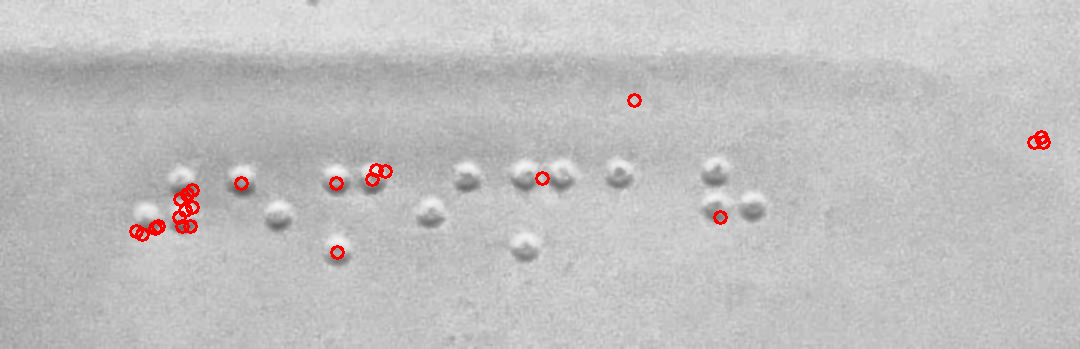
#> input picture vision-python-service/debug/debug_detections.png, 1080 x 349 px
$ python -i preprocess.py   (imports and definitions only)
#> lines starting #> are read from the running program, lines starting #| are printed output that depends on the picture; after the words box and inside, x2 and y2 are one past the last pixel; in counts of white or black regions, pixels touching at a corner belong together
from __future__ import annotations

from typing import Any, Dict, Optional, Tuple

import cv2
import numpy as np


def preprocess_for_braille(arr_rgb: np.ndarray) -> np.ndarray:
    # RGB -> Gray
    gray = cv2.cvtColor(arr_rgb, cv2.COLOR_RGB2GRAY)

    # Contrast normalization
    clahe = cv2.createCLAHE(clipLimit=2.5, tileGridSize=(8, 8))
    norm = clahe.apply(gray)
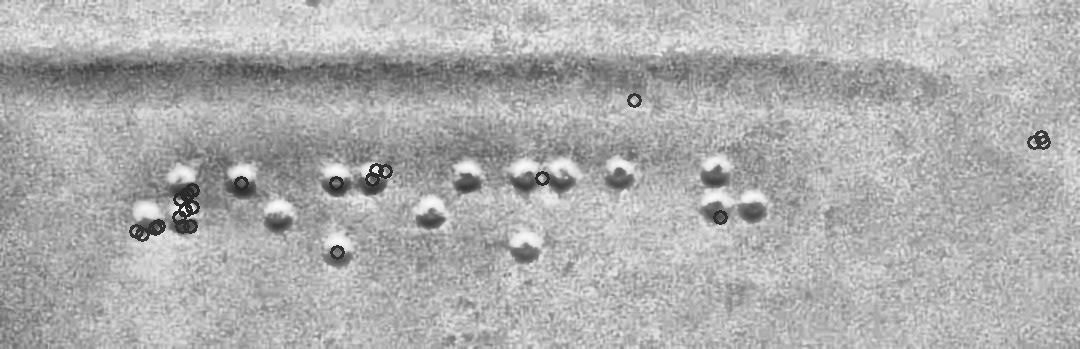
#> norm: shape (349, 1080); min 40, max 250, mean 173.4

    # Unsharp mask
    blur = cv2.GaussianBlur(norm, (0, 0), sigmaX=1.2, sigmaY=1.2)
    sharp = cv2.addWeighted(norm, 1.8, blur, -0.8, 0)

    # Mild denoise
    sharp = cv2.bilateralFilter(sharp, d=5, sigmaColor=50, sigmaSpace=50)

    # Back to RGB
    return cv2.cvtColor(sharp, cv2.COLOR_GRAY2RGB)


def estimate_skew_angle(arr_rgb: np.ndarray, max_abs_angle: float = 4.0) -> float:
    gray = cv2.cvtColor(arr_rgb, cv2.COLOR_RGB2GRAY)
    blur = cv2.GaussianBlur(gray, (5, 5), 0)

    # Use horizontal-like line evidence from embossed rows.
    edges = cv2.Canny(blur, 40, 120)
    min_len = max(120, int(gray.shape[1] * 0.28))
    lines = cv2.HoughLinesP(
        edges,
        rho=1,
        theta=np.pi / 180.0,
        threshold=60,
        minLineLength=min_len,
        maxLineGap=28,
    )

    if lines is None or len(lines) == 0:
        return 0.0

    angles = []
    for line in lines:
        x1, y1, x2, y2 = line[0]
        dx = float(x2 - x1)
        dy = float(y2 - y1)
        if abs(dx) < 1.0:
            continue
        angle = float(np.degrees(np.arctan2(dy, dx)))
        if -15.0 <= angle <= 15.0:
            angles.append(angle)

    if not angles:
        return 0.0

    skew = float(np.median(np.array(angles, dtype=np.float32)))
    if abs(skew) > max_abs_angle:
        return 0.0
    return skew


# [16 lines left out: function rotate_image, not called in this run]


def rectify_perspective(arr_rgb: np.ndarray) -> Tuple[Optional[np.ndarray], Optional[np.ndarray]]:
    h, w = arr_rgb.shape[:2]
#> h = 349; w = 1080
    if h <= 0 or w <= 0:
        return None, None

    corners = _find_document_corners(arr_rgb)
    if corners is None:
        return None, None

    margin = max(8, int(min(h, w) * 0.03))
    dst = np.array(
        [
            [margin, margin],
            [w - margin - 1, margin],
            [w - margin - 1, h - margin - 1],
            [margin, h - margin - 1],
        ],
        dtype=np.float32,
    )
    src = _order_points_clockwise(corners)
    forward = cv2.getPerspectiveTransform(src, dst)
    inverse = cv2.getPerspectiveTransform(dst, src)

    warped = cv2.warpPerspective(
        arr_rgb,
        forward,
        (w, h),
        flags=cv2.INTER_LINEAR,
        borderMode=cv2.BORDER_REPLICATE,
    )
    return warped, inverse.astype(np.float32)


def build_detection_variants(arr_rgb: np.ndarray) -> list[Dict[str, Any]]:
    variants: list[Dict[str, Any]] = []
    variants.append(_variant("original", arr_rgb))
    variants.append(_variant("enhanced", preprocess_for_braille(arr_rgb)))

    rectified, rectified_to_original = rectify_perspective(arr_rgb)
    if rectified is not None:
        variants.append(_variant("rectified", rectified, rectified_to_original))
        variants.append(_variant("rectified_enhanced", preprocess_for_braille(rectified), rectified_to_original))

        rectified_skew = estimate_skew_angle(rectified)
        if abs(rectified_skew) >= 0.2:
            deskewed_rectified, deskewed_rectified_to_rectified = rotate_image(rectified, -rectified_skew)
            deskewed_rectified_to_original = _compose_homographies(
                deskewed_rectified_to_rectified,
                rectified_to_original,
            )
            variants.append(
                _variant(
                    "deskewed_rectified",
                    deskewed_rectified,
                    deskewed_rectified_to_original,
                )
            )
            variants.append(
                _variant(
                    "deskewed_rectified_enhanced",
                    preprocess_for_braille(deskewed_rectified),
                    deskewed_rectified_to_original,
                )
            )

    skew_angle = estimate_skew_angle(arr_rgb)
    if abs(skew_angle) >= 0.2:
        deskewed, deskewed_to_original = rotate_image(arr_rgb, -skew_angle)
        variants.append(_variant("deskewed", deskewed, deskewed_to_original))
        variants.append(_variant("deskewed_enhanced", preprocess_for_braille(deskewed), deskewed_to_original))

    return variants


def _variant(
    name: str,
    image: np.ndarray,
    variant_to_original: Optional[np.ndarray] = None,
) -> Dict[str, Any]:
    return {
        "name": name,
        "image": image,
        "variant_to_original": None if variant_to_original is None else np.array(variant_to_original, dtype=np.float32),
    }


# [16 lines left out: function _compose_homographies, not called in this run]


def _find_document_corners(arr_rgb: np.ndarray) -> Optional[np.ndarray]:
    gray = cv2.cvtColor(arr_rgb, cv2.COLOR_RGB2GRAY)
    blur = cv2.GaussianBlur(gray, (5, 5), 0)
    th = cv2.adaptiveThreshold(
        blur,
        255,
        cv2.ADAPTIVE_THRESH_GAUSSIAN_C,
        cv2.THRESH_BINARY,
        31,
        9,
    )
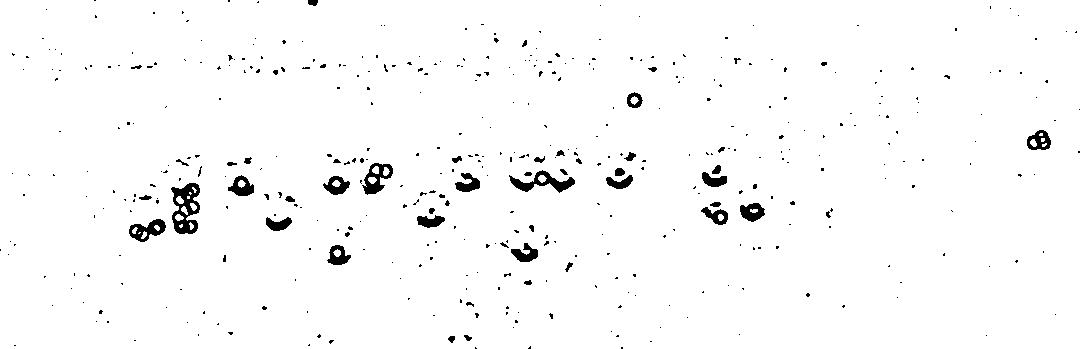
#> th: shape (349, 1080); 97.7% white; 437 black regions (387 under 20 px), largest, box (x1, y1, x2, y2) and area: (171, 183, 200, 234) 852, (509, 170, 575, 193) 568, (362, 163, 393, 195) 459
    inv = cv2.bitwise_not(th)
    kernel = cv2.getStructuringElement(cv2.MORPH_RECT, (5, 5))
    closed = cv2.morphologyEx(inv, cv2.MORPH_CLOSE, kernel, iterations=2)
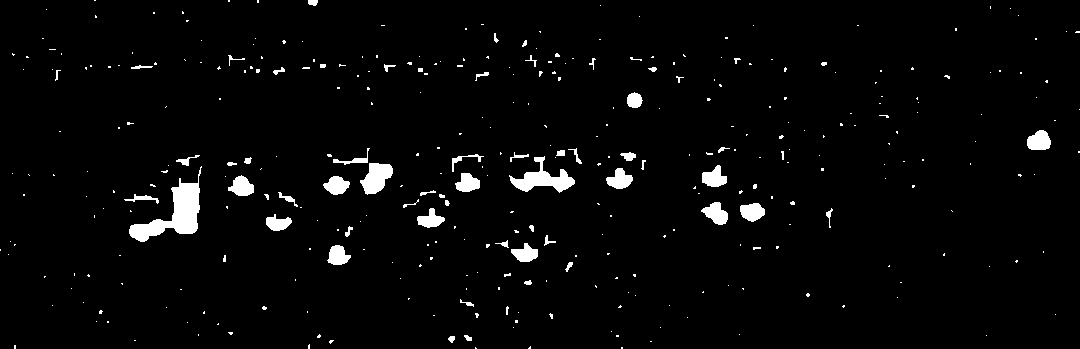
#> closed: shape (349, 1080); 2.9% white; 357 white regions (296 under 20 px)

    contours, _ = cv2.findContours(closed, cv2.RETR_EXTERNAL, cv2.CHAIN_APPROX_SIMPLE)
#> contours = 357 contours, 318 with area under 20; largest, box (x1, y1, x2, y2) and area: (129, 166, 202, 242) 1739, (509, 156, 575, 193) 853, (360, 163, 393, 195) 619, (1027, 130, 1051, 150) 342, (701, 202, 728, 225) 335
    if not contours:
        return None

    image_area = float(arr_rgb.shape[0] * arr_rgb.shape[1])
#> image_area = 376920
    min_area = image_area * 0.28
#> min_area = 105537.6

    best_quad = None
    best_area = 0.0
    for contour in contours:
        area = float(cv2.contourArea(contour))
        if area < min_area:
            continue
        perimeter = cv2.arcLength(contour, True)
        approx = cv2.approxPolyDP(contour, 0.02 * perimeter, True)
        if len(approx) != 4 or not cv2.isContourConvex(approx):
            continue
        if area > best_area:
            best_quad = approx.reshape(4, 2).astype(np.float32)
            best_area = area
#> this loop made 357 passes
#> area on passes 9, 12, 42: 25.5, 22.5, 20.5
#> after the loop, best_area = 0

    if best_quad is not None:
        return best_quad

    largest = max(contours, key=cv2.contourArea)
#> largest = contour of 99 points, box (x1, y1, x2, y2) (129, 166, 202, 242), area 1739
    area = float(cv2.contourArea(largest))
#> area = 1739
    if area < min_area:
        return None
    rect = cv2.minAreaRect(largest)
    return cv2.boxPoints(rect).astype(np.float32)


# [14 lines left out: function _order_points_clockwise, not called in this run]

>>> import cv2
>>> picture = cv2.cvtColor(cv2.imread('../../debug/debug_detections.png'), cv2.COLOR_BGR2RGB)
>>> result = build_detection_variants(picture)
#> in estimate_skew_angle, `edges = cv2.Canny(blur, 40, 120)`:
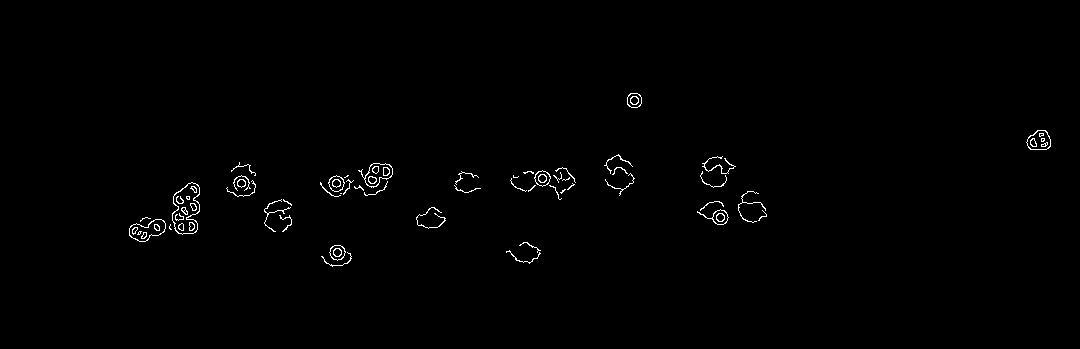
#> edges: shape (349, 1080); 0.73% white in thin lines or dots, all inside (x1, y1, x2, y2) = (129, 93, 1051, 267)
#> in estimate_skew_angle, `lines = cv2.HoughLinesP( edges, rho=1, theta=np.pi / 180.0, threshold=..`: lines = None
#> in build_detection_variants, `skew_angle = estimate_skew_angle(arr_rgb)`: skew_angle = 0
#> result = 2 items
